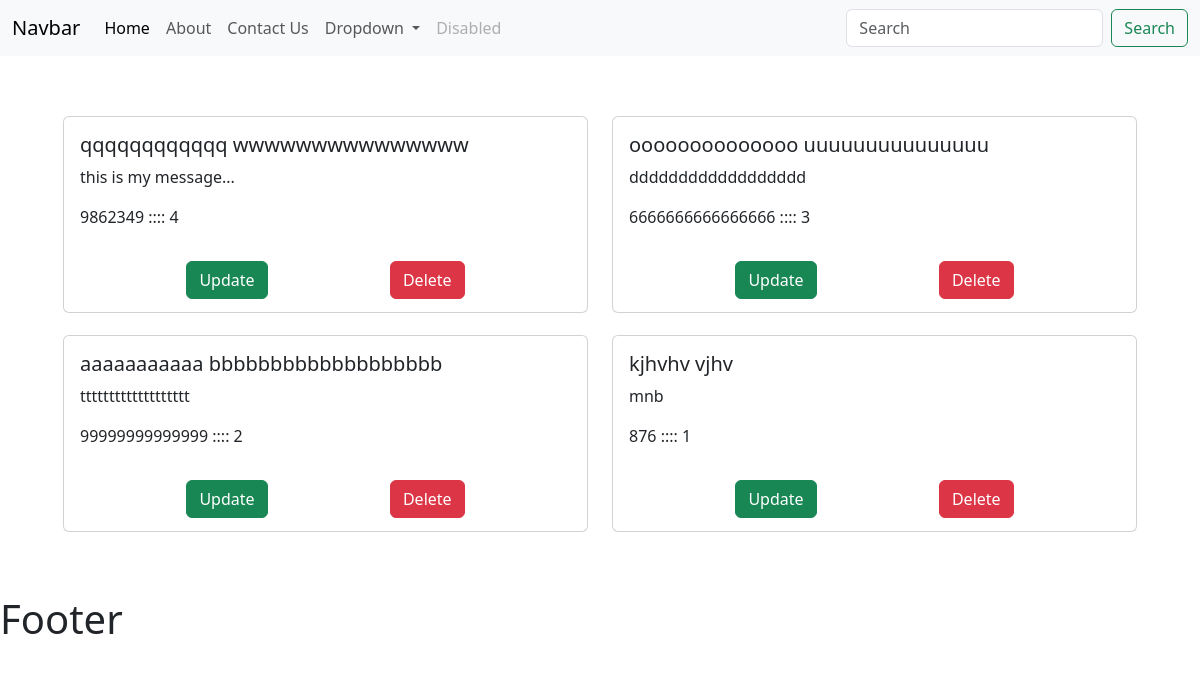
Before: /contact with the older database file.
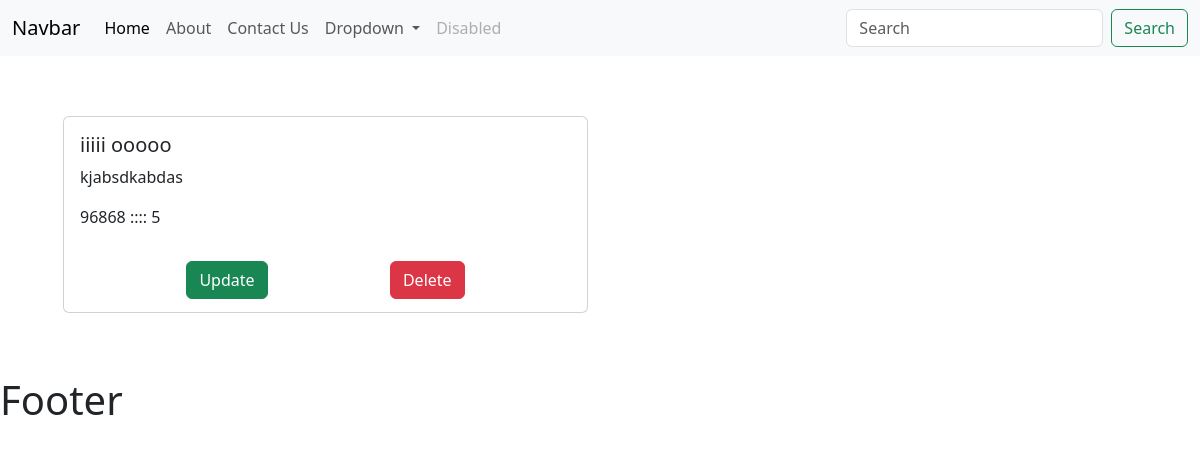
After: the same page with the newer database file.
### myapp/models.py (models this page shows)
class StudentsInfo(models.Model):
    stu_id = models.IntegerField()
    stu_f_name = models.CharField(max_length = 30)
    stu_l_name = models.CharField(max_length=30)
    phone_number = models.IntegerField()
    stu_message = models.TextField()

### myapp/views.py (the view)
# urls.py: path("contact", views.contact, name="xyz"),
def contact(request):
    mydata = StudentsInfo.objects.all().order_by('-id')
    print(mydata)
    return render(request, "contact.html", {"data" : mydata})

### templates/contact.html (shortened to what this page needs)
{% extends 'base.html' %}
{% block body %}
<div class="row" style="padding: 63px; margin-top: -25px;">
    {% for dt in data %}
    <div class="col-sm-6 mb-3 mb-sm-0">
      <div class="card" style="margin-top: 22px;">
        <div class="card-body">
          <h5 class="card-title">{{dt.stu_f_name}} {{dt.stu_l_name}}</h5>
          <p class="card-text">{{dt.stu_message}}</p>
          <p>{{dt.phone_number}} :::: {{dt.id}}</p>
        </div>
        <div style="display: flex; justify-content: space-evenly; margin-bottom: 13px;">
          <form action="showupdate/{{dt.id}}" method="post">
            <button type="submit" class="btn btn-success"> Update </button>
          </form>
          <form action="delete/{{dt.id}}" method="post">
            <button type="submit" class="btn btn-danger"> Delete </button>
          </form>
        </div>
      </div>
    </div>
    {% endfor %}
  </div>
{% endblock body %}

Changed rows visible on the page:
removed StudentsInfo: stu_f_name "qqqqqqqqqqqq", stu_l_name "wwwwwwwwwwwwwww", stu_message "this is my message...", phone_number "9862349", id "4"
removed StudentsInfo: stu_f_name "oooooooooooooo", stu_l_name "uuuuuuuuuuuuuuu", stu_message "dddddddddddddddddd", phone_number "6666666666666666", id "3"
removed StudentsInfo: stu_f_name "aaaaaaaaaaa", stu_l_name "bbbbbbbbbbbbbbbbbbb", stu_message "ttttttttttttttttttt", phone_number "99999999999999", id "2"
removed StudentsInfo: stu_f_name "kjhvhv", stu_l_name "vjhv", stu_message "mnb", phone_number "876", id "1"
added StudentsInfo: stu_f_name "iiiii", stu_l_name "ooooo", stu_message "kjabsdkabdas", phone_number "96868", id "5"
